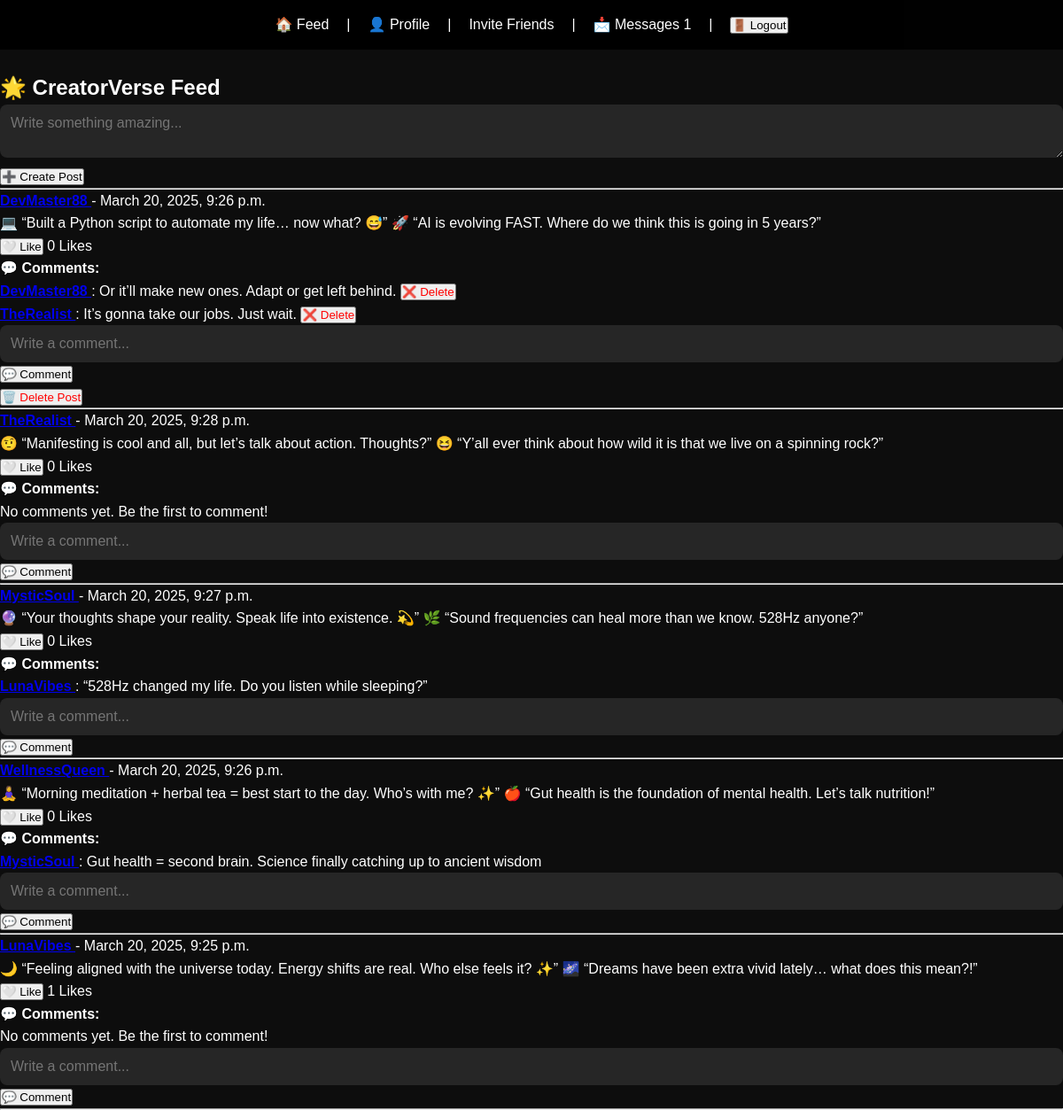
/feed/ (signed in), run on the app's committed database.
### feed/models.py (models this page shows, shortened)
class Post(models.Model):
    user = models.ForeignKey(User, on_delete=models.CASCADE, related_name="posts")
    content = models.TextField()
    created_at = models.DateTimeField(auto_now_add=True)
    likes = models.ManyToManyField(User, related_name="liked_posts", blank=True)
    keywords = models.CharField(max_length=255, blank=True, null=True)
    class Meta:
        ordering = ["-created_at"]

### users/models.py (models this page shows, shortened)
class Comment(models.Model):
    user = models.ForeignKey(CustomUser, on_delete=models.CASCADE, related_name="comments")
    post = models.ForeignKey("feed.Post", on_delete=models.CASCADE, related_name="comments")  # ✅ String reference to avoid circular import
    content = models.TextField()
    created_at = models.DateTimeField(auto_now_add=True)
    class Meta:
        ordering = ["-created_at"]

class CustomUser(AbstractUser):
    bio = models.TextField(blank=True, null=True)
    profile_image = models.ImageField(upload_to="profile_pics/", blank=True, null=True)
    used_invite = models.BooleanField(default=False)  # Tracks if user registered with an invite

### feed/views.py (the view)
# urls.py: path('', feed_view, name='feed'),
@login_required
def feed_view(request):
    user_interactions = Post.objects.filter(
        Q(likes=request.user) | Q(comments__user=request.user)
    ).distinct()
    interacted_keywords = set()
    for post in user_interactions:
        if hasattr(post, 'keywords') and post.keywords:  # Ensure 'keywords' exists
            interacted_keywords.update(post.keywords.split(', '))
    interacted_keywords = list(interacted_keywords)
    recommended_posts = Post.objects.filter(
        Q(keywords__in=interacted_keywords)
    ).exclude(user=request.user).distinct() if interacted_keywords else Post.objects.none()
    trending_posts = Post.objects.annotate(
        num_likes=Count('likes'),
        num_comments=Count('comments'),
        relevance_score=F('num_likes') * 2 + F('num_comments')  # Weighted ranking
    ).order_by('-relevance_score', '-created_at')
    time_threshold = now() - datetime.timedelta(days=7)
    latest_posts = Post.objects.filter(created_at__gte=time_threshold).order_by('-created_at')
    personalized_posts = Post.objects.annotate(
        interacted=Case(
            When(likes=request.user, then=Value(1)),
            When(comments__user=request.user, then=Value(1)),
            default=Value(0),
            output_field=IntegerField(),
        )
    ).order_by('-interacted', '-created_at')
    all_posts = list(recommended_posts) + list(personalized_posts) + list(trending_posts) + list(latest_posts)
    seen = set()
    unique_posts = []
    for post in all_posts:
        if post.id not in seen:
            seen.add(post.id)
            unique_posts.append(post)
    return render(request, 'feed/feed.html', {'posts': unique_posts})

### users/context_processors.py (called while the page is built)
def unread_messages(request):
    if request.user.is_authenticated:
        unread_count = Message.objects.filter(receiver=request.user, is_read=False).count()
    else:
        unread_count = 0  # Default for logged-out users
    return {'unread_count': unread_count}

### feed/templates/feed/feed.html (shortened to what this page needs)
{% extends "base.html" %}
{% block content %}
<h2>🌟 CreatorVerse Feed</h2>
{% if user.is_authenticated %}
    <form method="POST" action="{% url 'new_post' %}">
        <textarea name="content" placeholder="Write something amazing..." required></textarea>
        <button type="submit">➕ Create Post</button>
    </form>
{% endif %}
<hr>
<ul id="feed-posts">
    {% for post in posts %}
        <li>
            <strong>
                <a href="{% url 'user_profile' post.user.username %}">
                    {{ post.user.username }}
                </a>
            </strong> - {{ post.created_at|date:"F j, Y, g:i a" }}
            <p>{{ post.content }}</p>
            <button class="like-btn" data-post-id="{{ post.id }}">
                {% if user in post.likes.all %}
                    ❤️ Unlike
                {% else %}
                    🤍 Like
                {% endif %}
            </button>
            <span id="like-count-{{ post.id }}">{{ post.likes.count }}</span> Likes
            <h4>💬 Comments:</h4>
            <ul id="comment-list-{{ post.id }}">
                {% for comment in post.comments.all %}
                    <li>
                        <strong>
                            <a href="{% url 'user_profile' comment.user.username %}">
                            </a>
                        </strong>: {{ comment.content }}
                        {% if comment.user == user or post.user == user %}
                            <form action="{% url 'delete_comment' comment.id %}" method="POST" style="display:inline;">
                                <button type="submit" style="color:red;">❌ Delete</button>
                            </form>
                        {% endif %}
                    </li>
                {% empty %}
                    <li>No comments yet. Be the first to comment!</li>
                {% endfor %}
            </ul>
            {% if user.is_authenticated %}
                <form class="comment-form" data-post-id="{{ post.id }}">
                    <input type="text" name="content" placeholder="Write a comment..." required>
                    <button type="submit">💬 Comment</button>
                </form>
            {% endif %}
            {% if post.user == user %}
                <form action="{% url 'delete_post' post.id %}" method="POST" style="display:inline;">
                    <button type="submit" style="color:red;">🗑️ Delete Post</button>
                </form>
            {% endif %}
            <hr>
        </li>
    {% empty %}
        <p>No posts yet. Be the first to post!</p>
    {% endfor %}
</ul>
{% endblock %}

### static/css/styles.css (style rules this page uses)
* { margin: 0; padding: 0; box-sizing: border-box; font-family: "Poppins", sans-serif; }
body { background-color: #0d0d0d; color: #ffffff; line-height: 1.6; font-size: 16px; padding-top: 80px; }
input, textarea { width: 100%; padding: 12px; border-radius: 8px; border: none; background: rgba(255, 255, 255, 0.1); color: #ffffff; font-size: 1rem; }

### data on the page
Post: created_at "March 20, 2025, 9:26 p.m.", content "💻 “Built a Python script to automate my life… now what? 😅” 🚀 “AI is evolving FAST. Where do we think this is going in 5 years?”", shows "🤍 Like", likes.count "0", shows "🗑️ Delete Post"
Comment: content "Or it’ll make new ones. Adapt or get left behind.", shows "❌ Delete"
Comment: content "It’s gonna take our jobs. Just wait.", shows "❌ Delete"
Post: created_at "March 20, 2025, 9:28 p.m.", content "🤨 “Manifesting is cool and all, but let’s talk about action. Thoughts?” 😆 “Y’all ever think about how wild it is that we live on a spinning rock?”", shows "🤍 Like", likes.count "0"
Post: created_at "March 20, 2025, 9:27 p.m.", content "🔮 “Your thoughts shape your reality. Speak life into existence. 💫” 🌿 “Sound frequencies can heal more than we know. 528Hz anyone?”", shows "🤍 Like", likes.count "0"
Comment: content "“528Hz changed my life. Do you listen while sleeping?”"
Post: created_at "March 20, 2025, 9:26 p.m.", content "🧘‍♀️ “Morning meditation + herbal tea = best start to the day. Who’s with me? ✨” 🍎 “Gut health is the foundation of mental health. Let’s talk nutrition!”", shows "🤍 Like", likes.count "0"
Comment: content "Gut health = second brain. Science finally catching up to ancient wisdom"
Post: user.username "LunaVibes", created_at "March 20, 2025, 9:25 p.m.", content "🌙 “Feeling aligned with the universe today. Energy shifts are real. Who else feels it? ✨” 🌌 “Dreams have been extra vivid lately… what does this mean?!”", shows "🤍 Like", likes.count "1"

### other printed values
{{ unread_count }} "1"
